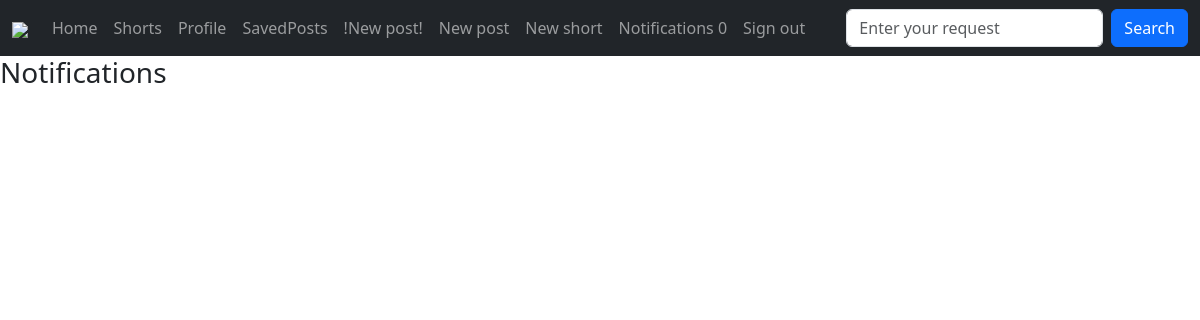
Page /posts/notifications/ (signed in) on the earlier database version.
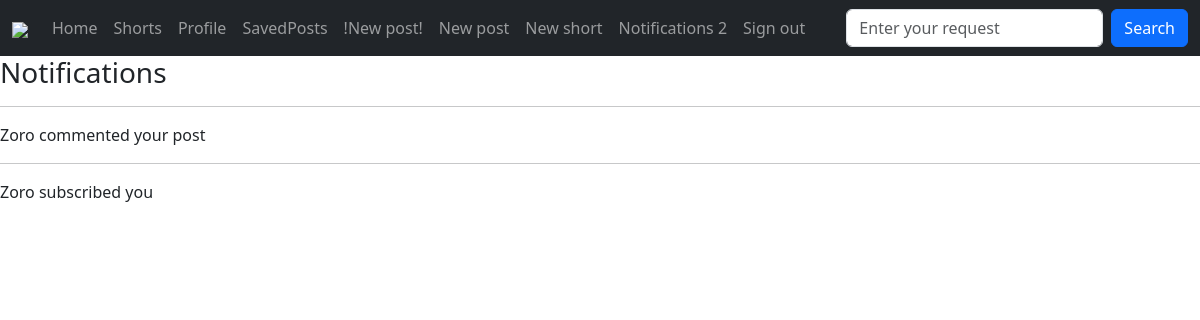
Same page on the later database version.
### core/models.py (models this page shows, shortened)
class Notification(models.Model):
    user = models.ForeignKey(to=User, on_delete=models.PROTECT)
    text = models.CharField(max_length=255)
    is_showed = models.BooleanField(default=False)

### core/views.py (the view)
# urls.py: path('notifications/', views.notifications, name='notifications'),
def notifications(request):
    notifications_list = Notification.objects.filter(user=request.user)
    for notification in notifications_list:
        notification.is_showed = True
    Notification.objects.bulk_update(notifications_list, ['is_showed'])
    context = {"notifications": notifications_list}
    return render(request=request, template_name='notifications.html', context=context)

### core/templates/notifications.html
{% extends 'base.html' %}
{% block content %}
    <h3>Notifications</h3>
    {% for notification in notifications %}
        <hr>
        <div>
            {{ notification.text }}
        </div>
    {% endfor %}
{% endblock %}

### core/templates/base.html (shortened to what this page needs)
<!doctype html>
{% load static %}
{% load django_bootstrap5 %}
<html lang="en">
<head>
    {% bootstrap_css %}
    <link rel="stylesheet" href="{% static 'main.css' %}">
</head>
<body>
        <nav class="navbar navbar-expand-sm navbar-dark bg-dark">
              <div class="container-fluid">
                <a class="navbar-brand" href="/"><img src="{% static 'logo.png' %}" height="40px"></a>
                <div class="collapse navbar-collapse" id="mynavbar">
                  <ul class="navbar-nav me-auto">
                    <li class="nav-item">
                      <a class="nav-link" href="/">Home</a>
                    </li>
                    <li class="nav-item">
                      <a class="nav-link" href="{% url 'shorts-list' %}">Shorts</a>
                    </li>
                    {% if request.user.is_authenticated %}
                        {% if request.user.profile %}
                            <li class="nav-item">
                                <a class="nav-link" href="{% url 'profile' request.user.profile.id %}">Profile</a>
                            </li>
                        {% else %}
                            <li class="nav-item">
                                <a class="nav-link" href="{% url 'add-profile' %}">Add profile</a>
                            </li>
                        {% endif %}
                        <li class="nav-item">
                            <a class="nav-link" href="{% url 'saved-posts' %}">SavedPosts</a>
                        </li>
                        <li class="nav=item">
                            <a class="nav-link" href="{% url 'add-post-form' %}">!New post!</a>
                        </li>
                        <li class="nav=item">
                            <a class="nav-link" href="{% url 'add-post' %}">New post</a>
                        </li>
                        <li class="nav=item">
                            <a class="nav-link" href="{% url 'add-short' %}">New short</a>
                        </li>
                        <li class="nav=item">
                            <a class="nav-link" href="{% url 'notifications' %}">Notifications {{ request.user.notification_set.count }}</a>
                        </li>
                        <li class="nav=item">
                            <a class="nav-link" href="{% url 'sign-out' %}">Sign out</a>
                        </li>
                    {% endif %}
                  </ul>
                  <form class="d-flex" action="/posts/search-result" method="GET">
                    <input class="form-control me-2" type="text" placeholder="Enter your request" name="key_word">
                      <a>
                    <button class="btn btn-primary" type="button">Search</button>
                      </a>
                  </form>
                </div>
              </div>
        </nav>
                {% block content %}
                {% endblock %}
</body>
</html>

Differences in the rows shown:
added Notification: text "Zoro commented your post"
added Notification: text "Zoro subscribed you"
Other differences:
{{ request.user.notification_set.count }}: "0" → "2"
